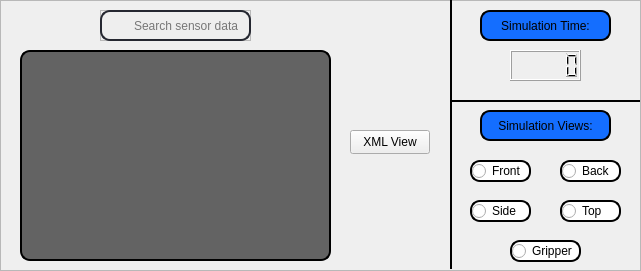
    <widget class="QFrame" name="veloFrame">
     <property name="geometry">
      <rect>
       <x>335</x>
       <y>10</y>
       <width>641</width>
       <height>271</height>
      </rect>
     </property>
     <property name="minimumSize">
      <size>
       <width>0</width>
       <height>0</height>
      </size>
     </property>
     <property name="maximumSize">
      <size>
       <width>678678</width>
       <height>67866</height>
      </size>
     </property>
     <property name="styleSheet">
      <string notr="true">QFrame#veloFrame
{
	border: 2px solid black; 
	border-radius: 10px;
	background-color: rgb(49, 49, 49);
}</string>
     </property>
     <property name="frameShape">
      <enum>QFrame::StyledPanel</enum>
     </property>
     <property name="frameShadow">
      <enum>QFrame::Raised</enum>
     </property>
     <widget class="QTextEdit" name="textEdit">
      <property name="geometry">
       <rect>
        <x>20</x>
        <y>50</y>
        <width>311</width>
        <height>211</height>
       </rect>
      </property>
      <property name="styleSheet">
       <string notr="true">QTextEdit#textEdit
{
	border: 2px solid black; 
	border-radius: 10px;
	background-color: rgb(99, 99, 99);
	padding-left: 6px;
}</string>
      </property>
      <property name="verticalScrollBarPolicy">
       <enum>Qt::ScrollBarAlwaysOff</enum>
      </property>
      <property name="readOnly">
       <bool>true</bool>
      </property>
     </widget>
     <widget class="Line" name="line">
      <property name="geometry">
       <rect>
        <x>450</x>
        <y>0</y>
        <width>2</width>
        <height>269</height>
       </rect>
      </property>
      <property name="minimumSize">
       <size>
        <width>2</width>
        <height>269</height>
       </size>
      </property>
      <property name="maximumSize">
       <size>
        <width>2</width>
        <height>269</height>
       </size>
      </property>
      <property name="styleSheet">
       <string notr="true">background-color: rgb(0, 0, 0);</string>
      </property>
      <property name="orientation">
       <enum>Qt::Vertical</enum>
      </property>
     </widget>
     <widget class="QLabel" name="simTime">
      <property name="geometry">
       <rect>
        <x>480</x>
        <y>10</y>
        <width>131</width>
        <height>31</height>
       </rect>
      </property>
      <property name="styleSheet">
       <string notr="true">QLabel#simTime

 {
	border: 2px solid black; 
	border-radius: 10px;
	background-color: rgb(20, 110, 255);
}</string>
      </property>
      <property name="text">
       <string>Simulation Time:</string>
      </property>
      <property name="alignment">
       <set>Qt::AlignCenter</set>
      </property>
     </widget>
     <widget class="QLCDNumber" name="simTimeLCD">
      <property name="geometry">
       <rect>
        <x>510</x>
        <y>50</y>
        <width>71</width>
        <height>31</height>
       </rect>
      </property>
     </widget>
     <widget class="QFrame" name="frame">
      <property name="geometry">
       <rect>
        <x>100</x>
        <y>10</y>
        <width>151</width>
        <height>31</height>
       </rect>
      </property>
      <property name="frameShape">
       <enum>QFrame::StyledPanel</enum>
      </property>
      <property name="frameShadow">
       <enum>QFrame::Raised</enum>
      </property>
      <widget class="QLabel" name="label_6">
       <property name="geometry">
        <rect>
         <x>10</x>
         <y>0</y>
         <width>21</width>
         <height>31</height>
        </rect>
       </property>
       <property name="styleSheet">
        <string notr="true">QLineEdit#searchBar
{
	border: 0px solid rgb(37,39,48);
	border-radius: 10px;
	background-color: rgb(238, 238, 238);
}</string>
       </property>
       <property name="text">
        <string/>
       </property>
       <property name="pixmap">
        <pixmap resource="sources.qrc">:/imgs/magsmall.png</pixmap>
       </property>
      </widget>
      <widget class="QLineEdit" name="searchBar">
       <property name="geometry">
        <rect>
         <x>0</x>
         <y>0</y>
         <width>151</width>
         <height>31</height>
        </rect>
       </property>
       <property name="styleSheet">
        <string notr="true">QLineEdit#searchBar
{
	border: 2px solid rgb(37,39,48);
	border-radius: 10px;
	padding-left: 30px;
	background-color: rgb(238, 238, 238);

}</string>
       </property>
       <property name="frame">
        <bool>true</bool>
       </property>
       <property name="placeholderText">
        <string>Search sensor data</string>
       </property>
      </widget>
      <zorder>searchBar</zorder>
      <zorder>label_6</zorder>
     </widget>
     <widget class="Line" name="line_4">
      <property name="geometry">
       <rect>
        <x>450</x>
        <y>100</y>
        <width>190</width>
        <height>2</height>
       </rect>
      </property>
      <property name="styleSheet">
       <string notr="true">background-color: rgb(0, 0, 0);</string>
      </property>
      <property name="orientation">
       <enum>Qt::Horizontal</enum>
      </property>
     </widget>
     <widget class="QLabel" name="simViews">
      <property name="geometry">
       <rect>
        <x>480</x>
        <y>110</y>
        <width>131</width>
        <height>31</height>
       </rect>
      </property>
      <property name="styleSheet">
       <string notr="true">QLabel#simViews

 {
	border: 2px solid black; 
	border-radius: 10px;
	background-color: rgb(20, 110, 255);
}</string>
      </property>
      <property name="text">
       <string>Simulation Views:</string>
      </property>
      <property name="alignment">
       <set>Qt::AlignCenter</set>
      </property>
     </widget>
     <widget class="QRadioButton" name="side">
      <property name="geometry">
       <rect>
        <x>470</x>
        <y>200</y>
        <width>61</width>
        <height>22</height>
       </rect>
      </property>
      <property name="styleSheet">
       <string notr="true">
	border: 2px solid black; 
	border-radius: 10px;
	background-color: rgb(255, 255, 255);
</string>
      </property>
      <property name="text">
       <string>Side</string>
      </property>
     </widget>
     <widget class="QRadioButton" name="front">
      <property name="geometry">
       <rect>
        <x>560</x>
        <y>160</y>
        <width>61</width>
        <height>22</height>
       </rect>
      </property>
      <property name="styleSheet">
       <string notr="true">
	border: 2px solid black; 
	border-radius: 10px;
	background-color: rgb(255, 255, 255);
</string>
      </property>
      <property name="text">
       <string>Back</string>
      </property>
     </widget>
     <widget class="QRadioButton" name="back">
      <property name="geometry">
       <rect>
        <x>470</x>
        <y>160</y>
        <width>61</width>
        <height>22</height>
       </rect>
      </property>
      <property name="styleSheet">
       <string notr="true">
	border: 2px solid black; 
	border-radius: 10px;
	background-color: rgb(255, 255, 255);
</string>
      </property>
      <property name="text">
       <string>Front</string>
      </property>
     </widget>
     <widget class="QRadioButton" name="top">
      <property name="geometry">
       <rect>
        <x>560</x>
        <y>200</y>
        <width>61</width>
        <height>22</height>
       </rect>
      </property>
      <property name="styleSheet">
       <string notr="true">
	border: 2px solid black; 
	border-radius: 10px;
	background-color: rgb(255, 255, 255);
</string>
      </property>
      <property name="text">
       <string>Top</string>
      </property>
     </widget>
     <widget class="QRadioButton" name="gripper">
      <property name="geometry">
       <rect>
        <x>510</x>
        <y>240</y>
        <width>71</width>
        <height>22</height>
       </rect>
      </property>
      <property name="styleSheet">
       <string notr="true">
	border: 2px solid black; 
	border-radius: 10px;
	background-color: rgb(255, 255, 255);
</string>
      </property>
      <property name="text">
       <string>Gripper</string>
      </property>
     </widget>
     <widget class="QPushButton" name="windowSwap">
      <property name="geometry">
       <rect>
        <x>350</x>
        <y>130</y>
        <width>80</width>
        <height>24</height>
       </rect>
      </property>
      <property name="text">
       <string>XML View</string>
      </property>
     </widget>
    </widget>
